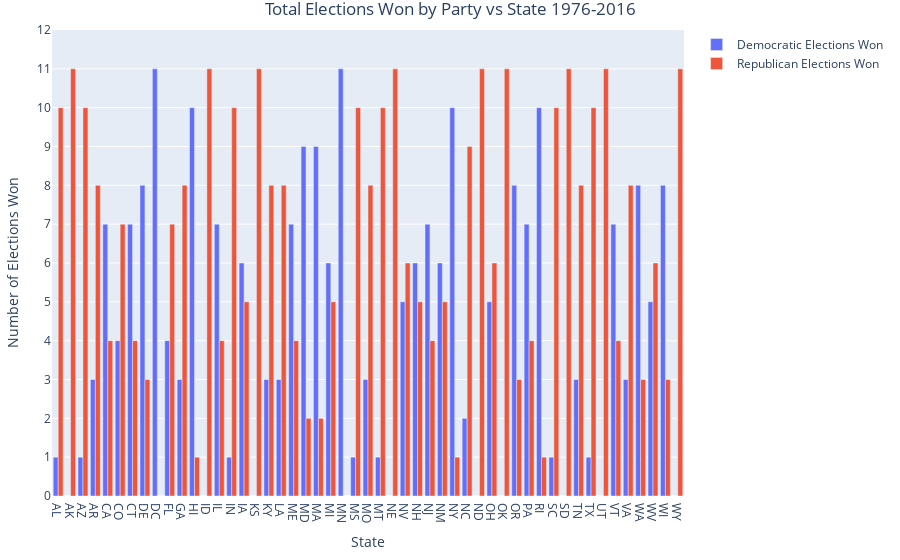

Notebook cell for this chart:
### Markdown cell above
## Plot Total Elections Won By Party for Each State

### Code cell
#state_leans

import plotly as px
import plotly.graph_objects as go


#List meant to hold "Democrat" or "Republican" labels for each state
#elections won each year, used for a linear regression
#Y = []
#Y2 = []


# 0 is dem 1 is rep
state_lean_by_winners = OrderedDict((state,[0,0]) for state in states)

for YEAR, STATES in slides.items():
    for state, election_info in STATES.items():
        if(election_info.winner_party == "democrat"):
            state_lean_by_winners[state][0] += 1
            #appends 0 if democrat
            #Y.append(0)
        else:
            state_lean_by_winners[state][1] += 1
            #appends 1 if republican
            #Y.append(1)


fig = go.Figure(data=[
    go.Bar(name='Democratic Elections Won', x=state_codes, y=[x[0] for x in state_lean_by_winners.values()]),
    go.Bar(name='Republican Elections Won', x=state_codes, y=[x[1] for x in state_lean_by_winners.values()]),
    
    
])
fig.update_layout(uniformtext_minsize=8, uniformtext_mode='hide', title="Total Elections Won by Party vs State 1976-2016",title_x=0.5)
fig['layout']['yaxis1'].update( range=[0, 12], dtick=1, autorange=False)
fig['layout']['xaxis1'].update(tickmode='linear')
fig.update_layout(
    margin=dict(l=30, r=30, t=30, b=30),
    xaxis_title="State",
    yaxis_title="Number of Elections Won"

)
fig.show()
# download these plots from jupyter since plotly write_image messes up plot

### Figure 1 — Plotly figure (JSON) as saved in the notebook; plotly's stock layout.template omitted (floating-point values rounded to 4 significant figures)
{"data": [{"name": "Democratic Elections Won", "type": "bar", "x": ["AL", "AK", "AZ", "AR", "CA", "CO", "CT", "DE", "DC", "FL", "GA", "HI", "ID", "IL", "IN", "IA", "KS", "KY", "LA", "ME", "MD", "MA", "MI", "MN", "MS", "MO", "MT", "NE", "NV", "NH", "NJ", "NM", "NY", "NC", "ND", "OH", "OK", "OR", "PA", "RI", "SC", "SD", "TN", "TX", "UT", "VT", "VA", "WA", "WV", "WI", "WY"], "y": [1, 0, 1, 3, 7, 4, 7, 8, 11, 4, 3, 10, 0, 7, 1, 6, 0, 3, 3, 7, 9, 9, 6, 11, 1, 3, 1, 0, 5, 6, 7, 6, 10, 2, 0, 5, 0, 8, 7, 10, 1, 0, 3, 1, 0, 7, 3, 8, 5, 8, 0]}, {"name": "Republican Elections Won", "type": "bar", "x": ["AL", "AK", "AZ", "AR", "CA", "CO", "CT", "DE", "DC", "FL", "GA", "HI", "ID", "IL", "IN", "IA", "KS", "KY", "LA", "ME", "MD", "MA", "MI", "MN", "MS", "MO", "MT", "NE", "NV", "NH", "NJ", "NM", "NY", "NC", "ND", "OH", "OK", "OR", "PA", "RI", "SC", "SD", "TN", "TX", "UT", "VT", "VA", "WA", "WV", "WI", "WY"], "y": [10, 11, 10, 8, 4, 7, 4, 3, 0, 7, 8, 1, 11, 4, 10, 5, 11, 8, 8, 4, 2, 2, 5, 0, 10, 8, 10, 11, 6, 5, 4, 5, 1, 9, 11, 6, 11, 3, 4, 1, 10, 11, 8, 10, 11, 4, 8, 3, 6, 3, 11]}], "layout": {"margin": {"b": 30, "l": 30, "r": 30, "t": 30}, "title": {"text": "Total Elections Won by Party vs State 1976-2016", "x": 0.5}, "uniformtext": {"minsize": 8, "mode": "hide"}, "xaxis": {"tickmode": "linear", "title": {"text": "State"}}, "yaxis": {"autorange": false, "dtick": 1, "range": [0, 12], "title": {"text": "Number of Elections Won"}}}}
